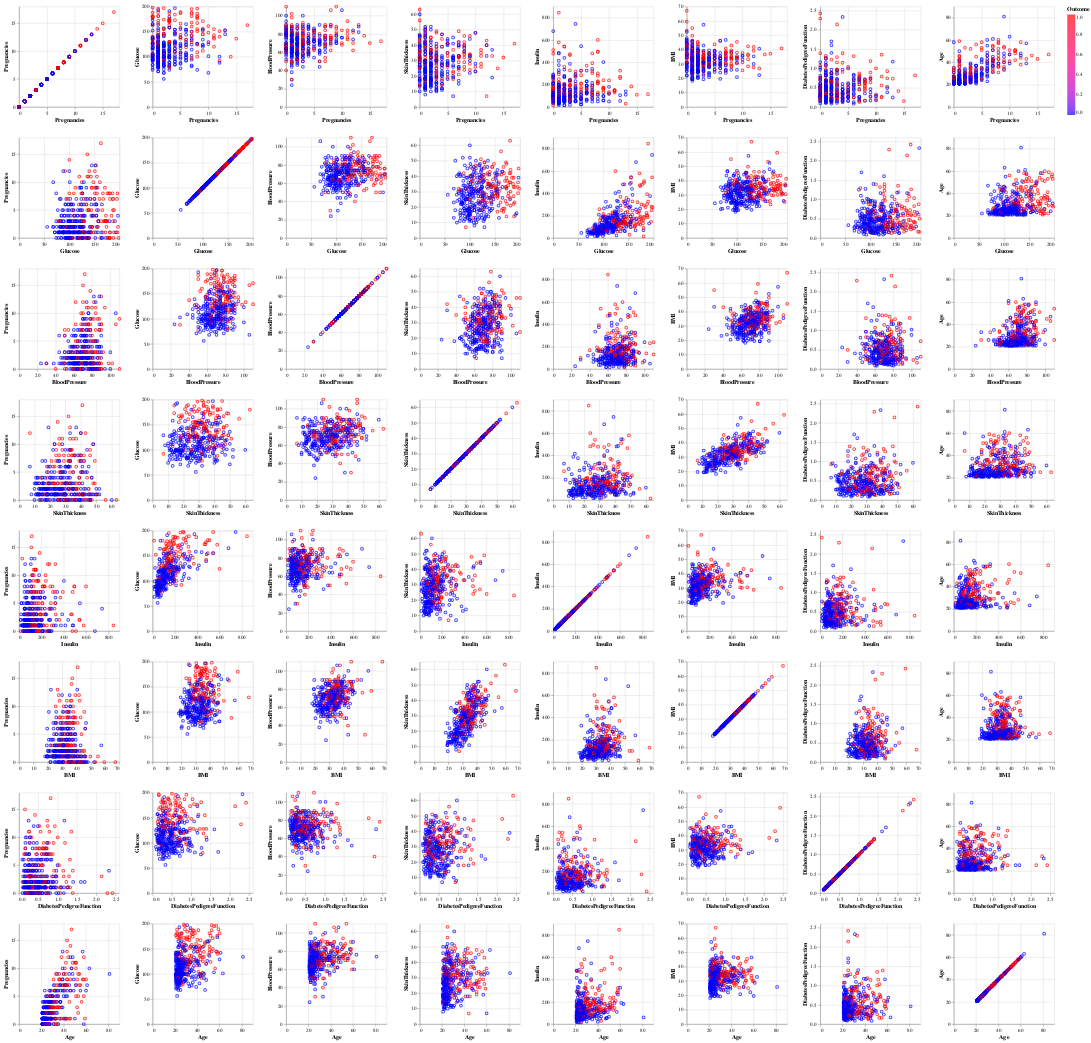

Here is the notebook cell this chart was saved with:
### Code cell
# Generate pairplot by repeating columns and rows over all numerical columns
pairplot = alt.Chart(diabetes_df).mark_point().encode(
    alt.X(alt.repeat("row"), type="quantitative"),
    alt.Y(alt.repeat("column"), type="quantitative"),
    color=alt.Color("Outcome",scale=alt.Scale(domain=[0,1], range=['blue','red'])),
).properties(
    width=200,
    height=200
).repeat(
    column=numeric_cols,
    row=numeric_cols
)
pairplot

### Figure 1 — Vega-Lite specification as saved in the notebook (floating-point values rounded to 4 significant figures; data arrays with more than 128 entries replaced by an {"elided": "..."} marker saying what was removed)
{"config": {"view": {"continuousWidth": 300, "continuousHeight": 300}}, "repeat": {"column": ["Pregnancies", "Glucose", "BloodPressure", "SkinThickness", "Insulin", "BMI", "DiabetesPedigreeFunction", "Age"], "row": ["Pregnancies", "Glucose", "BloodPressure", "SkinThickness", "Insulin", "BMI", "DiabetesPedigreeFunction", "Age"]}, "spec": {"data": {"name": "data-9620ca22d1824924c9cb78dd5e9e16ba"}, "mark": {"type": "point"}, "encoding": {"color": {"field": "Outcome", "scale": {"domain": [0, 1], "range": ["blue", "red"]}, "type": "quantitative"}, "x": {"field": {"repeat": "row"}, "type": "quantitative"}, "y": {"field": {"repeat": "column"}, "type": "quantitative"}}, "height": 200, "width": 200}, "$schema": "https://vega.github.io/schema/vega-lite/v5.16.3.json", "datasets": {"data-9620ca22d1824924c9cb78dd5e9e16ba": {"elided": "392 records"}}}
